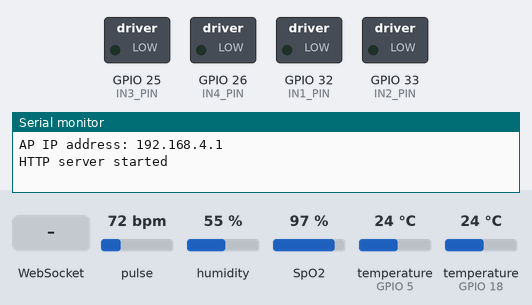
Bench run of a sketch on a simulated ESP32. On the bench: switched loads named in the sketch (green lamp = pin HIGH), the last lines printed to the serial monitor. The test bench sets the inputs (shaded band); at power-on: pulse 72 bpm, humidity 55 %, SpO2 97 %, temperature (sensors on GPIO 5, GPIO 18) 24 °C.

Above: at 1.2 s.
1.3 s: WebSocket text "MoveCar" received
At 2.3 s:
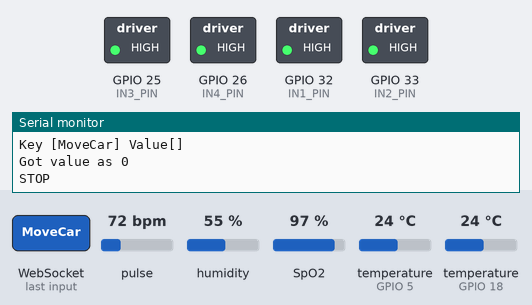
2.8 s: WebSocket text "0" received
Timing chart, 0 to 5.8 s (numbered marks = the images above; inputs shaded):
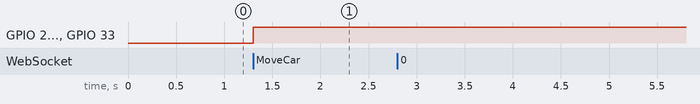

The sketch:

Whee_chair_Final_code.ino
```cpp
#include <Arduino.h>
#include <WiFi.h>
#include <AsyncTCP.h>
#include <ESPAsyncWebServer.h>

#include <DHT11.h>
#include <OneWire.h>
#include <DallasTemperature.h>
#include <DFRobot_MAX30102.h>

#include <iostream>
#include <sstream>

#define UP 1
#define DOWN 2
#define LEFT 3
#define RIGHT 4
#define SREAD 5
#define STOP 0

#define IN1_PIN 32
#define IN2_PIN 33
#define IN3_PIN 25
#define IN4_PIN 26

const char* ssid     = "ABCDEF";
const char* password = "abcdefghi";

#define ONE_WIRE_BUS 5

OneWire oneWire(ONE_WIRE_BUS);
DallasTemperature sensors(&oneWire);
DHT11 dht11(18);
DFRobot_MAX30102 particleSensor;

AsyncWebServer server(80);
AsyncWebSocket wsCarInput("/CarInput");

float BT;
float RT;
int RH;

const char* htmlHomePage PROGMEM = R"HTMLHOMEPAGE(
<!DOCTYPE html>
<html>
  <head>
  <meta name="viewport" content="width=device-width, initial-scale=1, maximum-scale=1, user-scalable=no">
    <style>
    .arrows {
      font-size:40px;
      color:red;
    }
    td.button {
      background-color:black;
      border-radius:25%;
      box-shadow: 5px 5px #888888;
    }
    td.button:active {
      transform: translate(5px,5px);
      box-shadow: none;
    }

    .noselect {
      -webkit-touch-callout: none; /* iOS Safari */
        -webkit-user-select: none; /* Safari */
         -khtml-user-select: none; /* Konqueror HTML */
           -moz-user-select: none; /* Firefox */
            -ms-user-select: none; /* Internet Explorer/Edge */
                user-select: none; /* Non-prefixed version, currently
                                      supported by Chrome and Opera */
    }

    .slidecontainer {
      width: 100%;
    }

    .slider {
      -webkit-appearance: none;
      width: 100%;
      height: 20px;
      border-radius: 5px;
      background: #d3d3d3;
      outline: none;
      opacity: 0.7;
      -webkit-transition: .2s;
      transition: opacity .2s;
    }

    .slider:hover {
      opacity: 1;
    }

    .slider::-webkit-slider-thumb {
      -webkit-appearance: none;
      appearance: none;
      width: 40px;
      height: 40px;
      border-radius: 50%;
      background: red;
      cursor: pointer;
    }

    .slider::-moz-range-thumb {
      width: 40px;
      height: 40px;
      border-radius: 50%;
      background: red;
      cursor: pointer;
    }

    </style>

  </head>
  <body class="noselect" align="center" style="background-color:white">

    <h1 style="color: teal;text-align:center;">Wheel Chair Project</h1>

    <table id="mainTable" style="width:350px;margin:auto;table-layout:fixed" CELLSPACING=10>
      <tr>
        <td></td>
        <td class="button" ontouchstart='sendButtonInput("MoveCar","1")' ontouchend='sendButtonInput("MoveCar","0")'><span class="arrows" >&#8679;</span></td>
        <td></td>
      </tr>
      <tr>
        <td class="button" ontouchstart='sendButtonInput("MoveCar","3")' ontouchend='sendButtonInput("MoveCar","0")'><span class="arrows" >&#8678;</span></td>
        <td></td>
        <td class="button" ontouchstart='sendButtonInput("MoveCar","4")' ontouchend='sendButtonInput("MoveCar","0")'><span class="arrows" >&#8680;</span></td>
      </tr>
      <tr>
        <td></td>
        <td class="button" ontouchstart='sendButtonInput("MoveCar","2")' ontouchend='sendButtonInput("MoveCar","0")'><span class="arrows" >&#8681;</span></td>
        <td></td>
      </tr>
    </table>
      <h4>Room Temperature: <span id="roomTemperature"></span> °C</h4>
      <h4>Room Humidity: <span id="roomHumidity"></span>%</h4>
      <h4>Body Temperature: <span id="bodyTemperature"></span> °C</h4>
      <h4>Body Heart Rate: <span id="heartRate"></span> BPM</h4>
      <h4>Body SPO2 Level: <span id="spo2Level"></span> %</h4>

    <script>
      var webSocketCarInputUrl = "ws:\/\/" + window.location.hostname + "/CarInput";
      var websocketCarInput;

      function initCarInputWebSocket()
      {
        websocketCarInput = new WebSocket(webSocketCarInputUrl);
        websocketCarInput.onopen    = function(event){};
        websocketCarInput.onclose   = function(event){setTimeout(initCarInputWebSocket, 2000);};
        websocketCarInput.onmessage = function(event){
          var data = JSON.parse(event.data);
        // Update room temperature
        document.getElementById("roomTemperature").innerText = data.temp;
        // Update room humidity
        document.getElementById("roomHumidity").innerText = data.humidity;
        // Update body temperature
        document.getElementById("bodyTemperature").innerText = data.bodyTemp;
        // Update heart rate
        document.getElementById("heartRate").innerText = data.heartRate;
        // Update SpO2 level
        document.getElementById("spo2Level").innerText = data.spo2;
        };
      }

      function sendButtonInput(key, value)
      {
        var data = key + "," + value;
        websocketCarInput.send(data);
      }

      window.onload = initCarInputWebSocket;
      document.getElementById("mainTable").addEventListener("touchend", function(event){
        event.preventDefault()
      });
    </script>
  </body>
</html>
)HTMLHOMEPAGE";

void setup(void)
{
  Serial.begin(115200);

  WiFi.softAP(ssid, password);
  IPAddress IP = WiFi.softAPIP();
  Serial.print("AP IP address: ");
  Serial.println(IP);

  server.on("/", HTTP_GET, handleRoot);
  server.onNotFound(handleNotFound);

  wsCarInput.onEvent(onCarInputWebSocketEvent);
  server.addHandler(&wsCarInput);

  server.begin();
  Serial.println("HTTP server started");

  sensors.begin();
  particleSensor.begin();
  particleSensor.sensorConfiguration(50, SAMPLEAVG_4, MODE_MULTILED, SAMPLERATE_100, PULSEWIDTH_411, ADCRANGE_16384);

  pinMode(IN1_PIN, OUTPUT);
  pinMode(IN2_PIN, OUTPUT);
  pinMode(IN3_PIN, OUTPUT);
  pinMode(IN4_PIN, OUTPUT);

}

void SensorReadings()
{
  int humidity = dht11.readHumidity();
  delay(1000);
  float temperature = dht11.readTemperature();
  delay(100);

  // Body Temperature
  sensors.requestTemperatures(); // Send the command to get temperatures
  float tempC = sensors.getTempCByIndex(0);

  // Print Humidity Sensor
  Serial.print("Room Temperature: ");
  RT = temperature;
  Serial.print(temperature);
  Serial.println(" °C ");

  Serial.print("Room Humidity: ");
  RH = humidity;
  Serial.print(humidity);
  Serial.println("%");

  // Print Body Temperature
  // Check if reading was successful
  if (tempC != DEVICE_DISCONNECTED_C) {
    BT = tempC;
    Serial.print("Body Temperature: ");
    Serial.println(tempC);
  } else {
    Serial.println("Error: Could not read temperature data");
  }

  // Print Pulse Oximeter
  int32_t SPO2;
  int8_t SPO2Valid;
  int32_t heartRate;
  int8_t heartRateValid;
  particleSensor.heartrateAndOxygenSaturation(&SPO2, &SPO2Valid, &heartRate, &heartRateValid);

  // Print results
  Serial.print(F("Heart Rate = "));
  Serial.print(heartRate, DEC);
  Serial.println(F(" BPM"));
  Serial.print(F("SPO2 = "));
  Serial.print(SPO2, DEC);
  Serial.println(F("%"));

  // WebSocket data transmission (modify as needed)
  String sensorData = "{\"temp\":\"" + String(RT) + "\", \"bodyTemp\":\"" + String(BT) + "\", \"humidity\":\"" + String(RH) + "\", \"heartRate\":\"" + String(heartRate) + "\", \"spo2\":\"" + String(SPO2) + "\"}";
  wsCarInput.textAll(sensorData);
  delay(6000);

}

void handleRoot(AsyncWebServerRequest *request)
{
  request->send_P(200, "text/html", htmlHomePage);
}

void handleNotFound(AsyncWebServerRequest *request)
{
    request->send(404, "text/plain", "File Not Found");
}

void onCarInputWebSocketEvent(AsyncWebSocket *server,
                      AsyncWebSocketClient *client,
                      AwsEventType type,
                      void *arg,
                      uint8_t *data,
                      size_t len)
{
  switch (type)
  {
    case WS_EVT_CONNECT:
      Serial.printf("WebSocket client #%u connected from %s\n", client->id(), client->remoteIP().toString().c_str());
      break;
    case WS_EVT_DISCONNECT:
      Serial.printf("WebSocket client #%u disconnected\n", client->id());
      Serial.printf("Car Stop");
      break;
    case WS_EVT_DATA:
      AwsFrameInfo *info;
      info = (AwsFrameInfo*)arg;
      if (info->final && info->index == 0 && info->len == len && info->opcode == WS_TEXT)
      {
        std::string myData = "";
        myData.assign((char *)data, len);
        std::istringstream ss(myData);
        std::string key, value;
        std::getline(ss, key, ',');
        std::getline(ss, value, ',');
        Serial.printf("Key [%s] Value[%s]\n", key.c_str(), value.c_str());
        int valueInt = atoi(value.c_str());
        if (key == "MoveCar")
        {
          moveCar(valueInt);
        }
      }
      break;
    case WS_EVT_PONG:
    case WS_EVT_ERROR:
      break;
    default:
      break;
  }
}

void moveCar(int inputValue)
{
  Serial.printf("Got value as %d\n", inputValue);
  switch(inputValue)
  {

    case UP:
      Serial.println("Forward");
      CAR_moveForward();
      break;

    case DOWN:
      Serial.println("Backward");
      CAR_moveBackward();
      break;

    case LEFT:
      Serial.println("Turn Left");
      CAR_turnLeft();
      break;

    case RIGHT:
      Serial.println("Turn Right");
      CAR_turnRight();
      break;

    case STOP:
      Serial.println("STOP");
      CAR_stop();
      break;

    case SREAD:
      Serial.println("Sensor Read");
      SensorReadings();
      break;

    default:
      Serial.println("STOP");
      CAR_stop();
      break;
  }
}

void loop()
{
  wsCarInput.cleanupClients();
  SensorReadings();
}

void CAR_moveForward() {
  digitalWrite(IN1_PIN, HIGH);
  digitalWrite(IN2_PIN, LOW);
  digitalWrite(IN3_PIN, HIGH);
  digitalWrite(IN4_PIN, LOW);
}

void CAR_moveBackward() {
  digitalWrite(IN1_PIN, LOW);
  digitalWrite(IN2_PIN, HIGH);
  digitalWrite(IN3_PIN, LOW);
  digitalWrite(IN4_PIN, HIGH);
}

void CAR_turnLeft() {
  digitalWrite(IN1_PIN, HIGH);
  digitalWrite(IN2_PIN, LOW);
  digitalWrite(IN3_PIN, LOW);
  digitalWrite(IN4_PIN, LOW);
}

void CAR_turnRight() {
  digitalWrite(IN1_PIN, LOW);
  digitalWrite(IN2_PIN, LOW);
  digitalWrite(IN3_PIN, HIGH);
  digitalWrite(IN4_PIN, LOW);
}

void CAR_stop() {
  digitalWrite(IN1_PIN, HIGH);
  digitalWrite(IN2_PIN, HIGH);
  digitalWrite(IN3_PIN, HIGH);
  digitalWrite(IN4_PIN, HIGH);
}
```

Measured:
- after the input at 1.3 s, GPIO 25 (IN3_PIN), GPIO 26 (IN4_PIN), GPIO 32 (IN1_PIN), GPIO 33 (IN2_PIN): LOW → HIGH at once
